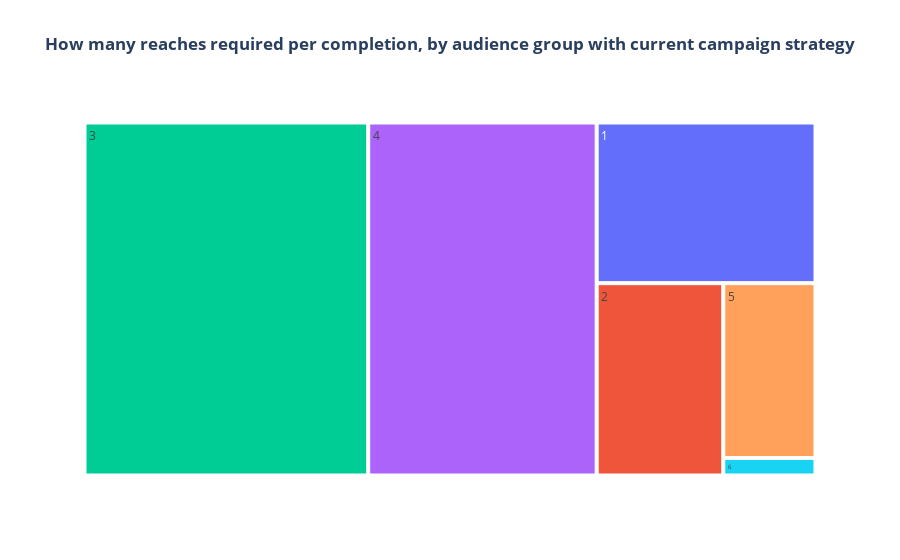

Notebook code cell kept with this figure:
### Code cell
# Treemap with how many reach equals a completion by audience group, using darker colours and title in bold.
# These were used in the presentation but redrafted to match other treemaps.
fig_reach_for_completion_aud = px.treemap(
    spend_audience,
    path = ['audience'],
    values = 'reach_for_one_completion',
    title = '<b>How many reaches required per completion, by audience group with current campaign strategy</b>',  
    color='audience')

# Show the treemap
fig_reach_for_completion_aud.show()

### Figure 1 — Plotly figure (JSON) as saved in the notebook; plotly's stock layout.template omitted (floating-point values rounded to 4 significant figures)
{"data": [{"branchvalues": "total", "customdata": [["1"], ["2"], ["3"], ["4"], ["5"], ["6"]], "domain": {"x": [0, 1], "y": [0, 1]}, "hovertemplate": "labels=%{label}<br>reach_for_one_completion=%{value}<br>parent=%{parent}<br>id=%{id}<br>audience=%{customdata[0]}<extra></extra>", "ids": ["1", "2", "3", "4", "5", "6"], "labels": ["1", "2", "3", "4", "5", "6"], "marker": {"colors": ["#636efa", "#EF553B", "#00cc96", "#ab63fa", "#FFA15A", "#19d3f3"]}, "name": "", "parents": ["", "", "", "", "", ""], "type": "treemap", "values": [21800, 15100, 62100, 50000, 10000, 1000]}], "layout": {"autosize": true, "legend": {"tracegroupgap": 0}, "title": {"text": "<b>How many reaches required per completion, by audience group with current campaign strategy</b>"}}}
